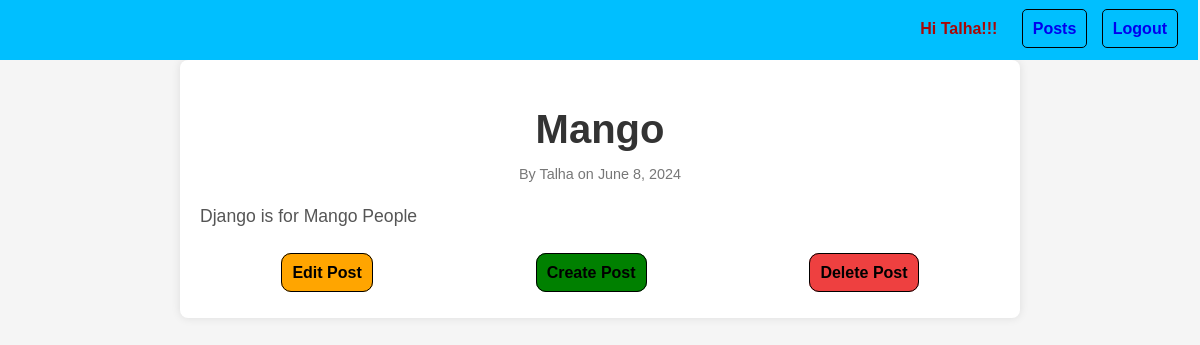
Page /posts/ (signed in) on the earlier database version.
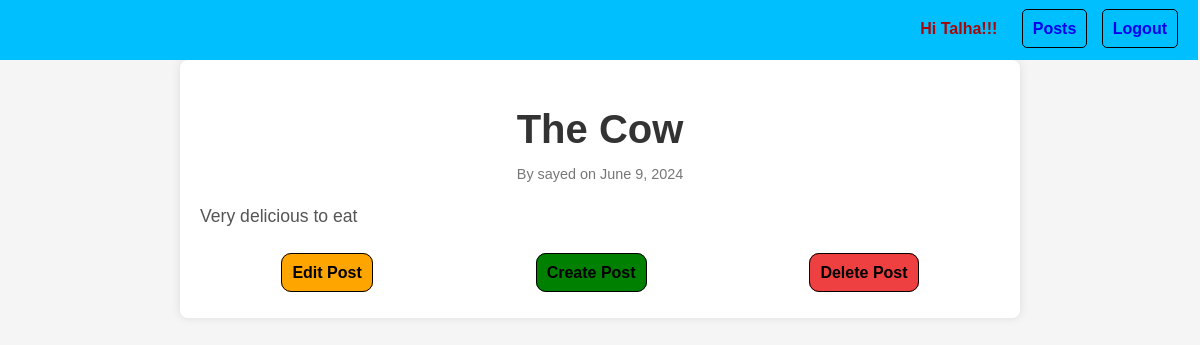
Same page on the later database version.
### Posts/models.py (models this page shows)
class Post(models.Model):
    title=models.CharField(max_length=200)
    content=models.TextField()
    author=models.CharField(max_length=100)
    published_date=models.DateField(default=timezone.now)
    class Meta:
        db_table = 'posts'
        ordering=['-published_date']

### Posts/views.py (the view)
# urls.py: path('',views.PostView,name='view_post')
def PostView(request):
    data=Post.objects.all()
    return render(request,'post_view.html',{'posts':data})

### templates/post_view.html (shortened to what this page needs)
{% extends "base.html" %}
{% load static %}
{% block content %}
<link rel="stylesheet" href="{% static 'css/post_view.css' %}">
<div class="post-container">
{% for post in posts %}
<div class="container">
  <div class="post">
      <h1 id="post-title">{{post.title}}</h1>
      <p class="post-meta">By <span id="post-author">{{post.author}}</span> on <span id="post-date">{{post.published_date}}</span></p>
      <div id="post-content">
          <p>{{post.content}}</p>
      </div>
       {% if request.user.is_authenticated  %}
      <div class="CRUD">
        <p><a id="edit" href="{% url 'edit_post' post.id %}">Edit Post</a></p>
        <p><a id="create" href="{% url 'create_post'%}">Create Post</a></p>
        <p><a id="delete" href="{% url 'delete_post' post.id %}">Delete Post</a></p>
      </div>
      {% endif %}
  </div>
</div>
{% endfor %}
</div>
{% endblock content %}

Differences in the rows shown:
removed Post: title "Mango", author "Talha", published_date "June 8, 2024", content "Django is for Mango People"
added Post: title "The Cow", author "sayed", published_date "June 9, 2024", content "Very delicious to eat"
